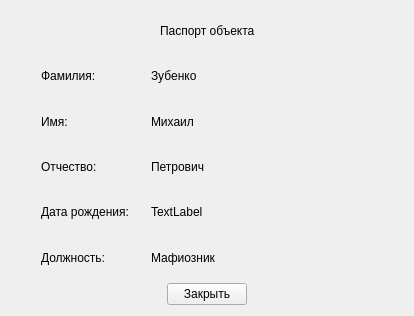
<?xml version="1.0" encoding="UTF-8"?>
<ui version="4.0">
 <class>Passport</class>
 <widget class="QWidget" name="Passport">
  <property name="geometry">
   <rect>
    <x>0</x>
    <y>0</y>
    <width>414</width>
    <height>316</height>
   </rect>
  </property>
  <property name="windowTitle">
   <string>Form</string>
  </property>
  <layout class="QVBoxLayout" name="verticalLayout">
   <item>
    <layout class="QHBoxLayout" name="horizontalLayout">
     <item>
      <spacer name="horizontalSpacer">
       <property name="orientation">
        <enum>Qt::Horizontal</enum>
       </property>
       <property name="sizeHint" stdset="0">
        <size>
         <width>40</width>
         <height>20</height>
        </size>
       </property>
      </spacer>
     </item>
     <item>
      <widget class="QLabel" name="label">
       <property name="text">
        <string>Паспорт объекта</string>
       </property>
      </widget>
     </item>
     <item>
      <spacer name="horizontalSpacer_2">
       <property name="orientation">
        <enum>Qt::Horizontal</enum>
       </property>
       <property name="sizeHint" stdset="0">
        <size>
         <width>40</width>
         <height>20</height>
        </size>
       </property>
      </spacer>
     </item>
    </layout>
   </item>
   <item>
    <layout class="QHBoxLayout" name="horizontalLayout_2">
     <item>
      <spacer name="horizontalSpacer_5">
       <property name="orientation">
        <enum>Qt::Horizontal</enum>
       </property>
       <property name="sizeType">
        <enum>QSizePolicy::Fixed</enum>
       </property>
       <property name="sizeHint" stdset="0">
        <size>
         <width>30</width>
         <height>20</height>
        </size>
       </property>
      </spacer>
     </item>
     <item>
      <widget class="QLabel" name="label_2">
       <property name="minimumSize">
        <size>
         <width>104</width>
         <height>0</height>
        </size>
       </property>
       <property name="maximumSize">
        <size>
         <width>104</width>
         <height>16777215</height>
        </size>
       </property>
       <property name="text">
        <string>Фамилия:</string>
       </property>
      </widget>
     </item>
     <item>
      <widget class="QLabel" name="label_3">
       <property name="text">
        <string>Зубенко</string>
       </property>
      </widget>
     </item>
    </layout>
   </item>
   <item>
    <layout class="QHBoxLayout" name="horizontalLayout_3">
     <item>
      <spacer name="horizontalSpacer_6">
       <property name="orientation">
        <enum>Qt::Horizontal</enum>
       </property>
       <property name="sizeType">
        <enum>QSizePolicy::Fixed</enum>
       </property>
       <property name="sizeHint" stdset="0">
        <size>
         <width>30</width>
         <height>20</height>
        </size>
       </property>
      </spacer>
     </item>
     <item>
      <widget class="QLabel" name="label_5">
       <property name="minimumSize">
        <size>
         <width>104</width>
         <height>0</height>
        </size>
       </property>
       <property name="maximumSize">
        <size>
         <width>104</width>
         <height>16777215</height>
        </size>
       </property>
       <property name="text">
        <string>Имя:</string>
       </property>
      </widget>
     </item>
     <item>
      <widget class="QLabel" name="label_4">
       <property name="text">
        <string>Михаил</string>
       </property>
      </widget>
     </item>
    </layout>
   </item>
   <item>
    <layout class="QHBoxLayout" name="horizontalLayout_4">
     <item>
      <spacer name="horizontalSpacer_7">
       <property name="orientation">
        <enum>Qt::Horizontal</enum>
       </property>
       <property name="sizeType">
        <enum>QSizePolicy::Fixed</enum>
       </property>
       <property name="sizeHint" stdset="0">
        <size>
         <width>30</width>
         <height>20</height>
        </size>
       </property>
      </spacer>
     </item>
     <item>
      <widget class="QLabel" name="label_7">
       <property name="minimumSize">
        <size>
         <width>104</width>
         <height>0</height>
        </size>
       </property>
       <property name="maximumSize">
        <size>
         <width>104</width>
         <height>16777215</height>
        </size>
       </property>
       <property name="text">
        <string>Отчество:</string>
       </property>
      </widget>
     </item>
     <item>
      <widget class="QLabel" name="label_6">
       <property name="text">
        <string>Петрович</string>
       </property>
      </widget>
     </item>
    </layout>
   </item>
   <item>
    <layout class="QHBoxLayout" name="horizontalLayout_5">
     <item>
      <spacer name="horizontalSpacer_8">
       <property name="orientation">
        <enum>Qt::Horizontal</enum>
       </property>
       <property name="sizeType">
        <enum>QSizePolicy::Fixed</enum>
       </property>
       <property name="sizeHint" stdset="0">
        <size>
         <width>30</width>
         <height>20</height>
        </size>
       </property>
      </spacer>
     </item>
     <item>
      <widget class="QLabel" name="label_9">
       <property name="sizePolicy">
        <sizepolicy hsizetype="Preferred" vsizetype="Minimum">
         <horstretch>0</horstretch>
         <verstretch>0</verstretch>
        </sizepolicy>
       </property>
       <property name="minimumSize">
        <size>
         <width>100</width>
         <height>0</height>
        </size>
       </property>
       <property name="maximumSize">
        <size>
         <width>104</width>
         <height>16777215</height>
        </size>
       </property>
       <property name="text">
        <string>Дата рождения:</string>
       </property>
      </widget>
     </item>
     <item>
      <widget class="QLabel" name="label_8">
       <property name="text">
        <string>TextLabel</string>
       </property>
      </widget>
     </item>
    </layout>
   </item>
   <item>
    <layout class="QHBoxLayout" name="horizontalLayout_6">
     <item>
      <spacer name="horizontalSpacer_9">
       <property name="orientation">
        <enum>Qt::Horizontal</enum>
       </property>
       <property name="sizeType">
        <enum>QSizePolicy::Fixed</enum>
       </property>
       <property name="sizeHint" stdset="0">
        <size>
         <width>30</width>
         <height>20</height>
        </size>
       </property>
      </spacer>
     </item>
     <item>
      <widget class="QLabel" name="label_11">
       <property name="minimumSize">
        <size>
         <width>104</width>
         <height>0</height>
        </size>
       </property>
       <property name="maximumSize">
        <size>
         <width>104</width>
         <height>16777215</height>
        </size>
       </property>
       <property name="text">
        <string>Должность:</string>
       </property>
      </widget>
     </item>
     <item>
      <widget class="QLabel" name="label_10">
       <property name="text">
        <string>Мафиозник</string>
       </property>
      </widget>
     </item>
    </layout>
   </item>
   <item>
    <layout class="QHBoxLayout" name="horizontalLayout_7">
     <item>
      <spacer name="horizontalSpacer_3">
       <property name="orientation">
        <enum>Qt::Horizontal</enum>
       </property>
       <property name="sizeHint" stdset="0">
        <size>
         <width>40</width>
         <height>20</height>
        </size>
       </property>
      </spacer>
     </item>
     <item>
      <widget class="QPushButton" name="pushButton">
       <property name="text">
        <string>Закрыть</string>
       </property>
      </widget>
     </item>
     <item>
      <spacer name="horizontalSpacer_4">
       <property name="orientation">
        <enum>Qt::Horizontal</enum>
       </property>
       <property name="sizeHint" stdset="0">
        <size>
         <width>40</width>
         <height>20</height>
        </size>
       </property>
      </spacer>
     </item>
    </layout>
   </item>
  </layout>
 </widget>
 <resources/>
 <connections/>
</ui>
